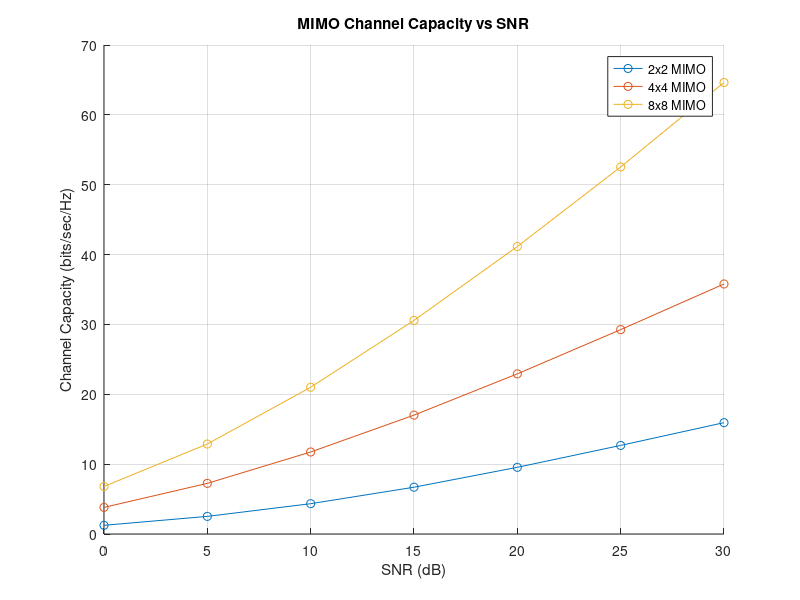

MATLAB code to generate this figure:
% Parameters
SNR_dB = 0:5:30; % SNR values in dB (0, 5, 10, ..., 30)
SNR = 10.^(SNR_dB/10); % Convert SNR from dB to linear scale
num_SNR = length(SNR); % Number of SNR points

% MIMO system sizes (2x2, 4x4, 8x8)
MIMO_systems = [2, 4, 8];
num_systems = length(MIMO_systems);

% Pre-allocate capacity matrix
Capacity = zeros(num_systems, num_SNR);

% Loop over different MIMO systems
for sys = 1:num_systems
Nt = MIMO_systems(sys); % Number of transmit antennas
Nr = Nt; % Assume same number of receive antennas (Nt x Nt)
H = (1/sqrt(2)) * (randn(Nr, Nt) + 1j*randn(Nr, Nt)); % Random MIMO channel matrix

for i = 1:num_SNR
% Capacity calculation using the MIMO capacity formula
C = log2(det(eye(Nr) + (SNR(i)/Nt) * (H * H')));
Capacity(sys, i) = C;
end
end

% Plotting
figure;

hold on;
for sys = 1:num_systems
plot(SNR_dB, Capacity(sys, :), '-o', 'DisplayName', sprintf('%dx%d MIMO',
MIMO_systems(sys), MIMO_systems(sys)));
end

xlabel('SNR (dB)');
ylabel('Channel Capacity (bits/sec/Hz)');
title('MIMO Channel Capacity vs SNR');
legend('show');
grid on;
hold off;
